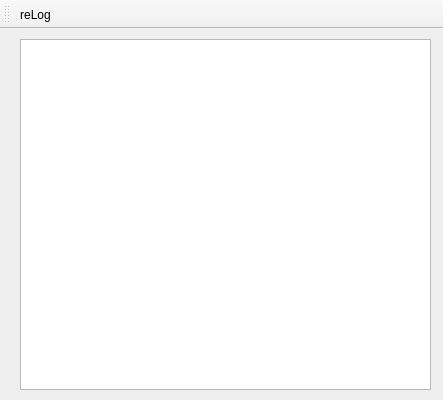
<?xml version="1.0" encoding="UTF-8"?>
<ui version="4.0">
 <class>MainWindow</class>
 <widget class="QMainWindow" name="MainWindow">
  <property name="geometry">
   <rect>
    <x>0</x>
    <y>0</y>
    <width>443</width>
    <height>400</height>
   </rect>
  </property>
  <property name="windowTitle">
   <string>BD</string>
  </property>
  <property name="windowIcon">
   <iconset resource="res.qrc">
    <normaloff>:/Image/twitter.png</normaloff>:/Image/twitter.png</iconset>
  </property>
  <widget class="QWidget" name="centralWidget">
   <widget class="QTableWidget" name="tableWidget">
    <property name="geometry">
     <rect>
      <x>20</x>
      <y>10</y>
      <width>411</width>
      <height>351</height>
     </rect>
    </property>
   </widget>
  </widget>
  <widget class="QToolBar" name="toolBar">
   <property name="windowTitle">
    <string>toolBar</string>
   </property>
   <attribute name="toolBarArea">
    <enum>TopToolBarArea</enum>
   </attribute>
   <attribute name="toolBarBreak">
    <bool>false</bool>
   </attribute>
   <addaction name="actionReLog"/>
  </widget>
  <widget class="QMenuBar" name="menuBar">
   <property name="geometry">
    <rect>
     <x>0</x>
     <y>0</y>
     <width>443</width>
     <height>21</height>
    </rect>
   </property>
  </widget>
  <action name="actionReLog">
   <property name="icon">
    <iconset resource="res.qrc">
     <normaloff>:/Image/twitter.png</normaloff>:/Image/twitter.png</iconset>
   </property>
   <property name="text">
    <string>reLog</string>
   </property>
  </action>
 </widget>
 <layoutdefault spacing="6" margin="11"/>
 <resources>
  <include location="res.qrc"/>
 </resources>
 <connections/>
</ui>
